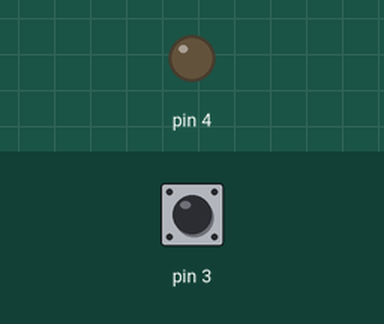
A sketch run on a simulated Arduino Uno, built with avr-gcc and run on an emulated ATmega328P. On the bench: output pins drawn as LEDs (lit = HIGH). The test bench sets the inputs (shaded band); at power-on: pin 3 HIGH.

Above: at 1.2 s.
1.3 s: pin 3 pulled LOW for 0.15 s
At 1.37 s:
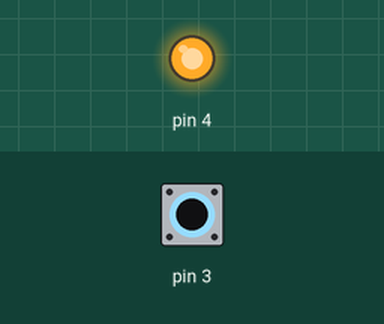
2.9 s: pin 3 pulled LOW for 3.2 s
At 7.2 s:
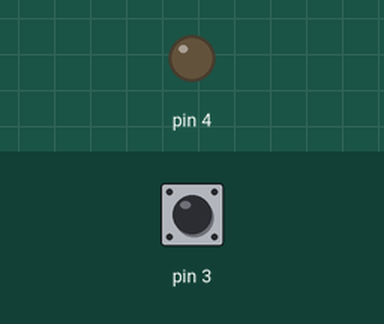
Timing chart, 0 to 8.7 s (numbered marks = the images above; inputs shaded):
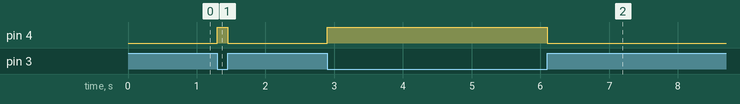

The sketch:

video010.ino
```cpp
/*
  Vídeo 10

  Neste vídeo, apresento como usar as portas do Arduino no modo entrada
  através da função digitalRead(). Aproveito para mostrar o conceito
  básico de sensores, apresentando o switch, o mais simples dos
  sensores, e como ele funciona.

  Mostro, ainda, o conceito de pull-up e a diferença entre os modos
  INPUT e INPUT_PULLUP.

  Contamos agora com uma nova ferramenta: um analisador do estado de
  cada pino, que será apresentado com mais detalhes em vídeos
  posteriores.


  Link para o Thinkercad: https://www.tinkercad.com/things/czBK44ExxN5


  Histórico:
    - 20200621 - Versão inicial

  Os vídeos desta esta série podem ser assistidos no canal Mais Que Maker no
  Youtube:
  https://www.youtube.com/channel/UCAib0cXITygk7oFaeo3beUQ

*/

void setup() {
  pinMode(3, INPUT_PULLUP);
  pinMode(4, OUTPUT);
}


void loop() {

  byte x;

  x = digitalRead(3);

  if (x == LOW) {
    digitalWrite(4, HIGH);
  } else {
    digitalWrite(4, LOW);
  }
}
```

Measured:
- after the input at 1.3 s, pin 4: LOW → HIGH at once, → LOW 0.15 s later
- after the input at 2.9 s, pin 4: LOW → HIGH at once, → LOW 3.2 s later
